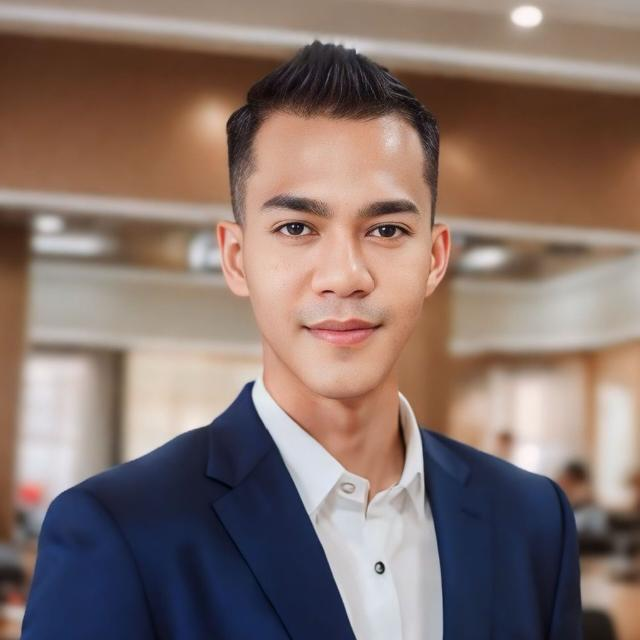
#> input picture photos/dajjal.jpg, 640 x 640 px, given as the content of the folder photos/dajjal.jpg, which was not available
$ python -i simple_facerec_fixed.py   (imports and definitions only)
#> lines starting #> are read from the running program, lines starting #| are printed output that depends on the picture; pictures that were not available may be replaced by others from this repository, and a replacement may not be noted
import cv2
import numpy as np
import os
import glob
import face_recognition

class SimpleFacerec:
    def __init__(self):
        self.known_face_encodings = []
        self.known_face_names = []
        self.frame_resizing = 0.25

    def load_encoding_images(self, images_path):
#> called with images_path = 'photos/dajjal.jpg'
        supported_extensions = ('.jpg', '.jpeg', '.png', '.bmp', '.tiff')

        images_path = [
            f for f in glob.glob(os.path.join(images_path, "*.*"))
            if f.lower().endswith(supported_extensions)
        ]
        print(f"{len(images_path)} encoding images found.")

        for img_path in images_path:
            try:
                # Read the image directly with OpenCV
                img = cv2.imread(img_path)
#> img is the input picture: shape (640, 640, 3); mean B, G, R 108, 114.6, 134.3
                if img is None:
                    print(f"Could not read {img_path}. Skipping...")
                    continue

                # Convert to RGB (face_recognition expects RGB)
                rgb_img = cv2.cvtColor(img, cv2.COLOR_BGR2RGB)

                # Force color conversion for compatibility
                rgb_img = cv2.cvtColor(cv2.cvtColor(rgb_img, cv2.COLOR_RGB2GRAY), cv2.COLOR_GRAY2RGB)
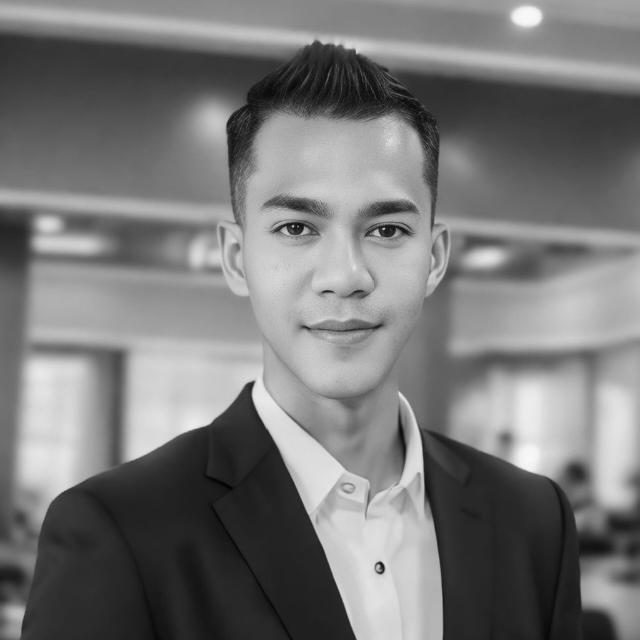
#> rgb_img: shape (640, 640, 3); min 2, max 249, mean 119.8

                # Use OpenCV to detect faces first
                face_cascade = cv2.CascadeClassifier(cv2.data.haarcascades + 'haarcascade_frontalface_default.xml')
                gray = cv2.cvtColor(img, cv2.COLOR_BGR2GRAY)
                faces = face_cascade.detectMultiScale(gray, 1.1, 4)
#> faces = [[212, 126, 258, 258]]

                if len(faces) == 0:
                    print(f"No face found in {img_path} using OpenCV. Skipping...")
                    continue

                # Get the first face detected by OpenCV
                x, y, w, h = faces[0]
#> x = 212; y = 126; w = 258; h = 258
                face_img = rgb_img[y:y+h, x:x+w]
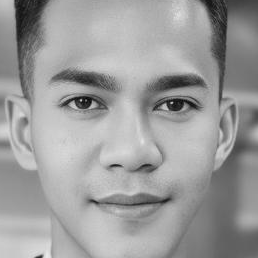
#> face_img: shape (258, 258, 3); min 3, max 232, mean 156.4

                # Now try face_recognition on the detected face area
                try:
                    face_encoding = face_recognition.face_encodings(face_img)[0]
                except Exception as e:
                    print(f"Error encoding face from {img_path}: {str(e)}")
                    continue

                # Get the name from the filename
                basename = os.path.basename(img_path)
                filename = os.path.splitext(basename)[0]

                # Add face encoding and name
                self.known_face_encodings.append(face_encoding)
                self.known_face_names.append(filename)

                print(f"Successfully loaded: {filename}")

            except Exception as e:
                print(f"Error processing {img_path}: {str(e)}")
                continue

        print(f"{len(self.known_face_names)} encoding images loaded")

    def detect_known_faces(self, frame):
        small_frame = cv2.resize(frame, (0, 0), fx=self.frame_resizing, fy=self.frame_resizing)
        rgb_small_frame = cv2.cvtColor(small_frame, cv2.COLOR_BGR2RGB)

        # Force color conversion for compatibility
        rgb_small_frame = cv2.cvtColor(cv2.cvtColor(rgb_small_frame, cv2.COLOR_RGB2GRAY), cv2.COLOR_GRAY2RGB)

        face_locations = face_recognition.face_locations(rgb_small_frame)
        face_encodings = face_recognition.face_encodings(rgb_small_frame, face_locations)

        face_names = []
        for face_encoding in face_encodings:
            matches = face_recognition.compare_faces(self.known_face_encodings, face_encoding)
            name = "Unknown"

            face_distances = face_recognition.face_distance(self.known_face_encodings, face_encoding)
            if len(face_distances) > 0:
                best_match_index = np.argmin(face_distances)
                if matches[best_match_index]:
                    name = self.known_face_names[best_match_index]

            face_names.append(name)

        face_locations = np.array(face_locations) if face_locations else np.array([])
        if len(face_locations) > 0:
            face_locations = face_locations / self.frame_resizing
        return face_locations.astype(int), face_names

>>> result = SimpleFacerec().load_encoding_images('photos/dajjal.jpg')

$ run again, on photos/miaw.jpg
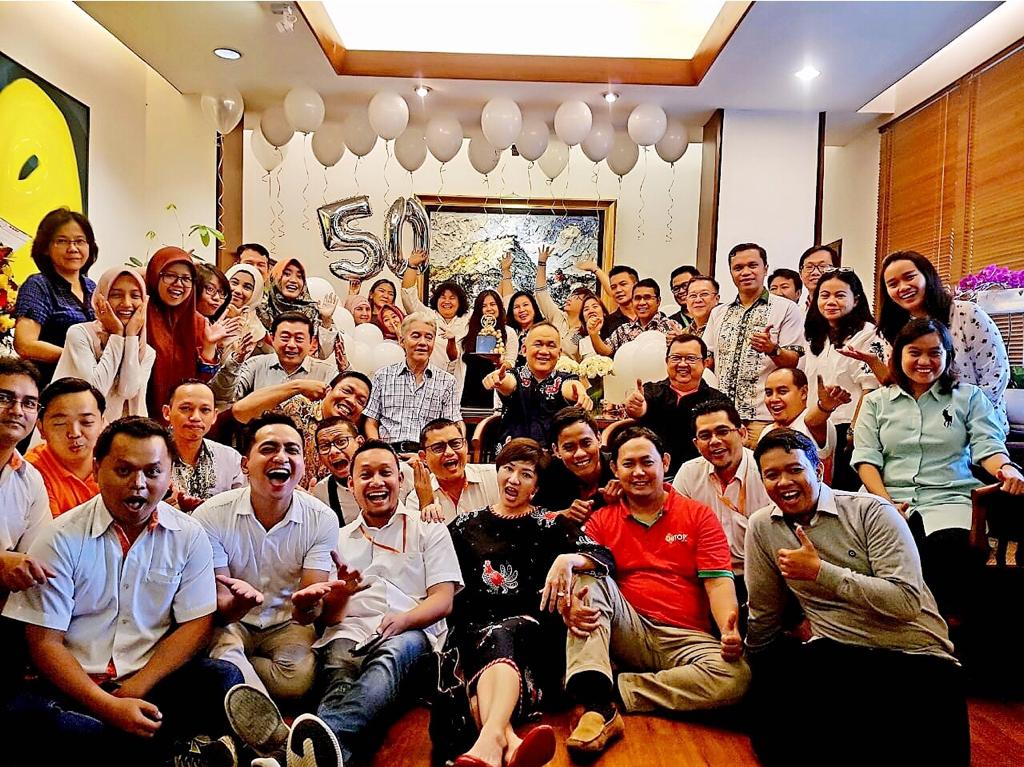
#> input picture photos/miaw.jpg, 1024 x 767 px, given as the content of the folder photos/miaw.jpg, which was not available
#> in load_encoding_images, img is the input picture: shape (767, 1024, 3); mean B, G, R 95.5, 113.4, 145.3
#> in load_encoding_images, `rgb_img = cv2.cvtColor(cv2.cvtColor(rgb_img, cv2.COLOR_RGB2GRAY), cv2...`:
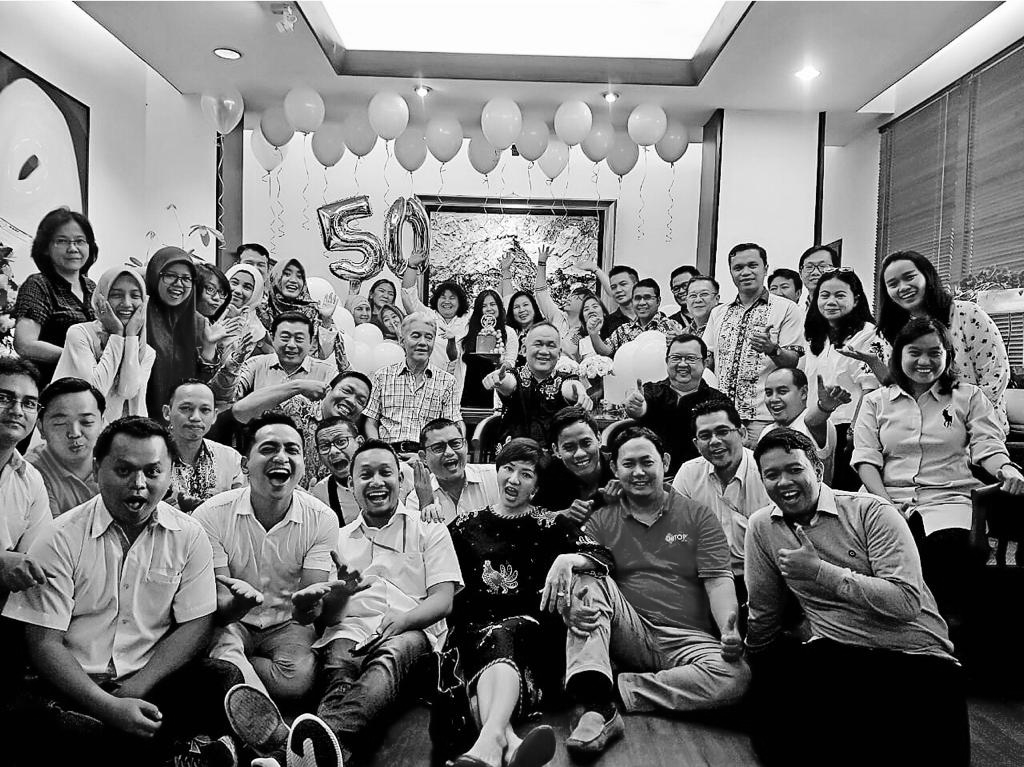
#> rgb_img: shape (767, 1024, 3); min 0, max 255, mean 120.9
#> faces = 29 rows, first 6: [683, 282, 32, 32], [434, 287, 27, 27], [627, 285, 32, 32], [477, 295, 26, 26], [509, 295, 27, 27], [351, 299, 27, 27]
#> x = 683; y = 282; w = 32
#> in load_encoding_images, `face_img = rgb_img[y:y+h, x:x+w]`:
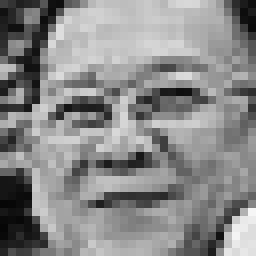
#> face_img: shape (32, 32, 3) (shown 8 times larger); min 5, max 246, mean 136.6

$ run again, on photos/niggers.jpg
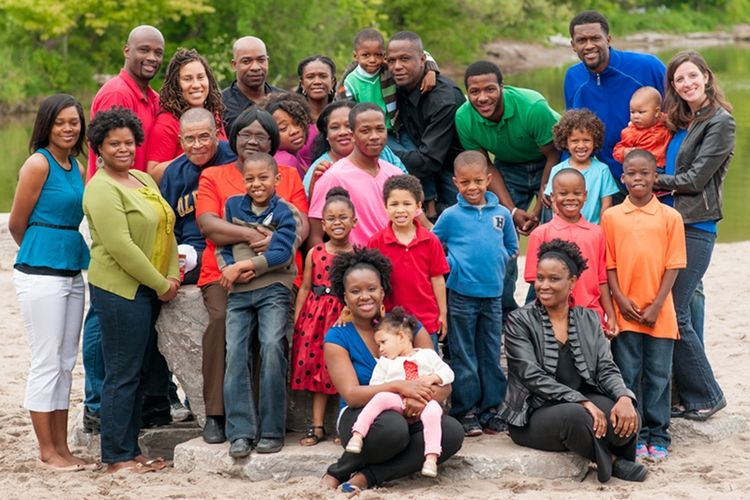
#> input picture photos/niggers.jpg, 750 x 500 px, given as the content of the folder photos/niggers.jpg, which was not available
#> in load_encoding_images, img is the input picture: shape (500, 750, 3); mean B, G, R 97.4, 109, 123.9
#> in load_encoding_images, `rgb_img = cv2.cvtColor(cv2.cvtColor(rgb_img, cv2.COLOR_RGB2GRAY), cv2...`:
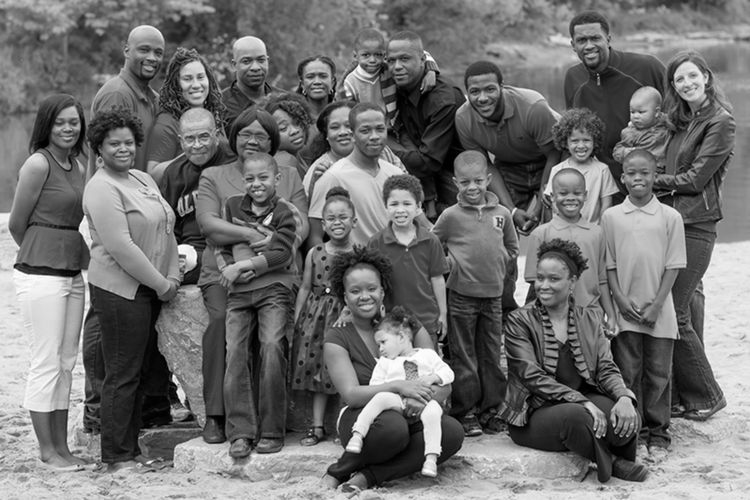
#> rgb_img: shape (500, 750, 3); min 0, max 255, mean 112.2
#> faces = 20 rows, first 6: [300, 63, 34, 34], [566, 129, 31, 31], [50, 109, 36, 36], [174, 62, 41, 41], [669, 63, 37, 37], [238, 162, 39, 39]
#> x = 300; y = 63; w = 34
#> in load_encoding_images, `face_img = rgb_img[y:y+h, x:x+w]`:
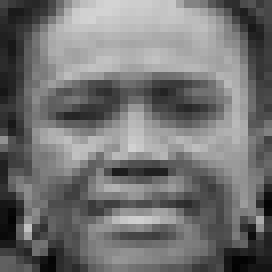
#> face_img: shape (34, 34, 3) (shown 8 times larger); min 2, max 210, mean 114.7
